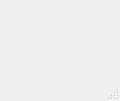
<?xml version="1.0" encoding="UTF-8"?>
<ui version="4.0">
 <class>MainWindow</class>
 <widget class="QMainWindow" name="MainWindow">
  <property name="geometry">
   <rect>
    <x>0</x>
    <y>0</y>
    <width>120</width>
    <height>101</height>
   </rect>
  </property>
  <property name="sizePolicy">
   <sizepolicy hsizetype="Minimum" vsizetype="Minimum">
    <horstretch>0</horstretch>
    <verstretch>0</verstretch>
   </sizepolicy>
  </property>
  <property name="windowTitle">
   <string>MainWindow</string>
  </property>
  <widget class="QWidget" name="centralwidget">
   <property name="sizePolicy">
    <sizepolicy hsizetype="Minimum" vsizetype="Minimum">
     <horstretch>0</horstretch>
     <verstretch>0</verstretch>
    </sizepolicy>
   </property>
   <layout class="QVBoxLayout" name="verticalLayout">
    <item>
     <widget class="QStackedWidget" name="stackedWidget">
      <property name="sizePolicy">
       <sizepolicy hsizetype="Minimum" vsizetype="Minimum">
        <horstretch>0</horstretch>
        <verstretch>0</verstretch>
       </sizepolicy>
      </property>
     </widget>
    </item>
   </layout>
  </widget>
  <widget class="QMenuBar" name="menubar">
   <property name="geometry">
    <rect>
     <x>0</x>
     <y>0</y>
     <width>120</width>
     <height>21</height>
    </rect>
   </property>
  </widget>
  <widget class="QStatusBar" name="statusbar"/>
 </widget>
 <resources/>
 <connections/>
</ui>
